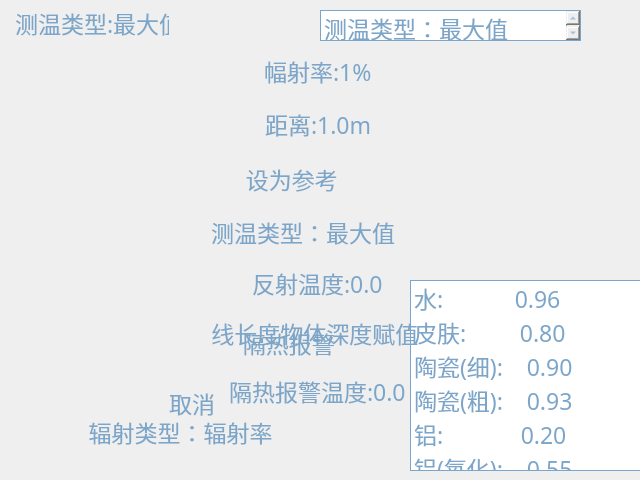
<?xml version="1.0" encoding="UTF-8"?>
<ui version="4.0">
 <class>HpPLREdit</class>
 <widget class="QWidget" name="HpPLREdit">
  <property name="geometry">
   <rect>
    <x>0</x>
    <y>0</y>
    <width>640</width>
    <height>480</height>
   </rect>
  </property>
  <property name="font">
   <font>
    <pointsize>15</pointsize>
   </font>
  </property>
  <property name="windowTitle">
   <string>Form</string>
  </property>
  <property name="autoFillBackground">
   <bool>false</bool>
  </property>
  <property name="styleSheet">
   <string notr="true"/>
  </property>
  <widget class="QFrame" name="frame">
   <property name="geometry">
    <rect>
     <x>0</x>
     <y>0</y>
     <width>640</width>
     <height>480</height>
    </rect>
   </property>
   <property name="font">
    <font>
     <pointsize>15</pointsize>
    </font>
   </property>
   <property name="layoutDirection">
    <enum>Qt::LeftToRight</enum>
   </property>
   <property name="autoFillBackground">
    <bool>false</bool>
   </property>
   <property name="styleSheet">
    <string notr="true">background-image: url(:/res/res/setting_background.png);
/*background-image: url(:/res/res/PreviewBackground.png);*/</string>
   </property>
   <property name="frameShape">
    <enum>QFrame::NoFrame</enum>
   </property>
   <property name="frameShadow">
    <enum>QFrame::Plain</enum>
   </property>
   <widget class="hp_QSpinBoxSet" name="hs_radiance">
    <property name="geometry">
     <rect>
      <x>133</x>
      <y>50</y>
      <width>385</width>
      <height>45</height>
     </rect>
    </property>
    <property name="font">
     <font>
      <family>微软雅黑</family>
      <pointsize>17</pointsize>
     </font>
    </property>
    <property name="focusPolicy">
     <enum>Qt::NoFocus</enum>
    </property>
    <property name="styleSheet">
     <string notr="true">QSpinBox
{
background-color:transparent;

background-image:url(:/res/res/spinbox_text_bg.png);
color:#7CA6C9;
border:0px;
}
QSpinBox::up-button {
	subcontrol-origin:border;
    subcontrol-position:right;
    image: url(:/res/res/right_arrow_n.png);
    width: 40;
    height: 40;       
}
QSpinBox::down-button {
subcontrol-origin:border;
    subcontrol-position:left;
    border-image: url(:/res/res/left_arrow_n.png);
    width: 40;
    height: 40;
}
/*按钮按下样式*/
QSpinBox::up-button:pressed{
	subcontrol-origin:border;
    subcontrol-position:right;
    image: url(:/res/res/right_arrow_s.png);
    width: 40;
    height: 40;       
}
  
QSpinBox::down-button:pressed{
    subcontrol-position:left;
    image: url(:/res/res/left_arrow_s.png);
    width: 40;
    height: 40;
}

QSpinBox::down-arrow:disabled,QSpinBox::down-arrow:off 
{ 
   border-image: url(:/res/res/left_arrow_d.png);
    width: 40;
    height: 40;
}

QSpinBox::up-arrow:disabled,QSpinBox::up-arrow:off 
{ 
   border-image: url(:/res/res/right_arrow_d.png);
    width: 40;
    height: 40;
}
</string>
    </property>
    <property name="alignment">
     <set>Qt::AlignCenter</set>
    </property>
    <property name="accelerated">
     <bool>true</bool>
    </property>
    <property name="suffix">
     <string>%</string>
    </property>
    <property name="prefix">
     <string>幅射率:</string>
    </property>
    <property name="minimum">
     <number>1</number>
    </property>
    <property name="maximum">
     <number>100</number>
    </property>
   </widget>
   <widget class="hp_QDoubleSpinBoxSet" name="hs_distance">
    <property name="geometry">
     <rect>
      <x>133</x>
      <y>103</y>
      <width>385</width>
      <height>45</height>
     </rect>
    </property>
    <property name="font">
     <font>
      <family>微软雅黑</family>
      <pointsize>17</pointsize>
     </font>
    </property>
    <property name="focusPolicy">
     <enum>Qt::NoFocus</enum>
    </property>
    <property name="styleSheet">
     <string notr="true">QDoubleSpinBox
{
background-color:transparent;
color:#7CA6C9;
background-image:url(:/res/res/spinbox_text_bg.png);

border:0px;
}
QDoubleSpinBox::up-button {
	subcontrol-origin:border;
    subcontrol-position:right;
    image: url(:/res/res/right_arrow_n.png);
    width: 40;
    height: 40;       
}
QDoubleSpinBox::down-button {
subcontrol-origin:border;
    subcontrol-position:left;
    border-image: url(:/res/res/left_arrow_n.png);
    width: 40;
    height: 40;
}
/*按钮按下样式*/
QDoubleSpinBox::up-button:pressed{
	subcontrol-origin:border;
    subcontrol-position:right;
    image: url(:/res/res/right_arrow_s.png);
    width: 40;
    height: 40;       
}
  
QDoubleSpinBox::down-button:pressed{
    subcontrol-position:left;
    image: url(:/res/res/left_arrow_s.png);
    width: 40;
    height: 40;
}

QDoubleSpinBox::down-arrow:disabled,QDoubleSpinBox::down-arrow:off 
{ 
   border-image: url(:/res/res/left_arrow_d.png);
    width: 40;
    height: 40;
}

QDoubleSpinBox::up-arrow:disabled,QDoubleSpinBox::up-arrow:off 
{ 
   border-image: url(:/res/res/right_arrow_d.png);
    width: 40;
    height: 40;
}</string>
    </property>
    <property name="alignment">
     <set>Qt::AlignCenter</set>
    </property>
    <property name="accelerated">
     <bool>true</bool>
    </property>
    <property name="prefix">
     <string>距离:</string>
    </property>
    <property name="suffix">
     <string>m</string>
    </property>
    <property name="decimals">
     <number>1</number>
    </property>
    <property name="minimum">
     <double>1.000000000000000</double>
    </property>
    <property name="singleStep">
     <double>0.100000000000000</double>
    </property>
   </widget>
   <widget class="QCheckBox" name="cb_refer">
    <property name="geometry">
     <rect>
      <x>133</x>
      <y>156</y>
      <width>385</width>
      <height>45</height>
     </rect>
    </property>
    <property name="font">
     <font>
      <family>微软雅黑</family>
      <pointsize>17</pointsize>
     </font>
    </property>
    <property name="focusPolicy">
     <enum>Qt::NoFocus</enum>
    </property>
    <property name="layoutDirection">
     <enum>Qt::RightToLeft</enum>
    </property>
    <property name="styleSheet">
     <string notr="true">QCheckBox{
background:transparent;
color:#7CA6C9;
}
QCheckBox::indicator:unchecked {
    image: url(:/res/res/switch_off.png);
	color:#7CA6C9;
}

QCheckBox::indicator:checked {
     image: url(:/res/res/switch_on.png);
	 color:#7CA6C9;
}


</string>
    </property>
    <property name="text">
     <string>设为参考                           </string>
    </property>
    <property name="tristate">
     <bool>false</bool>
    </property>
   </widget>
   <widget class="QComboBox" name="cb_temptype">
    <property name="geometry">
     <rect>
      <x>10</x>
      <y>0</y>
      <width>181</width>
      <height>45</height>
     </rect>
    </property>
    <property name="font">
     <font>
      <family>微软雅黑</family>
      <pointsize>17</pointsize>
     </font>
    </property>
    <property name="focusPolicy">
     <enum>Qt::NoFocus</enum>
    </property>
    <property name="styleSheet">
     <string notr="true">
QComboBox {
	color:#7CA6C9;
border:0px solid;
	background-color: rgba(255, 255, 255, 0);
}

QComboBox QAbstractItemView {
/*    background-color: #0a1a29;*/
background-color:transparent;
    border: 0px solid #7CA6C9;
	color:#7CA6C9;
}



QComboBox:!editable, QComboBox::drop-down:editable {

	color:#7CA6C9;
	background-image:url(:/res/res/combox_bg2.png);
}

/* QComboBox gets the &quot;on&quot; state when the popup is open */
QComboBox:!editable:on, QComboBox::drop-down:editable:on {
	color:#7CA6C9;
	background:transparent;

}

QComboBox:on { /* shift the text when the popup opens */
    padding-top: 0px;
    padding-left: 0px;
	width:40px;
	height:40px;
	color:#7CA6C9;
}

QComboBox::drop-down {
    subcontrol-origin: padding;
    subcontrol-position: right;
width:40px;
height:40px;


    border-top-right-radius: 0px; /* same radius as the QComboBox */
    border-bottom-right-radius: 0px;
}

QComboBox::down-arrow {
    image: url(:/res/res/down_arrow_n.png);

width:40px;
height:40px;
}

QComboBox::down-arrow:on { /* shift the arrow when popup is open */
    top: 0px;
    left: 0px;
}</string>
    </property>
    <property name="duplicatesEnabled">
     <bool>false</bool>
    </property>
    <property name="frame">
     <bool>false</bool>
    </property>
    <item>
     <property name="text">
      <string>测温类型:最大值</string>
     </property>
    </item>
    <item>
     <property name="text">
      <string>测温类型:最小值</string>
     </property>
    </item>
    <item>
     <property name="text">
      <string>测温类型:平均值</string>
     </property>
    </item>
    <item>
     <property name="text">
      <string>测温类型:所有值</string>
     </property>
    </item>
    <item>
     <property name="text">
      <string>测温类型:极差值</string>
     </property>
    </item>
   </widget>
   <widget class="hp_QDoubleSpinBoxSet" name="hs_reflect">
    <property name="geometry">
     <rect>
      <x>133</x>
      <y>262</y>
      <width>385</width>
      <height>45</height>
     </rect>
    </property>
    <property name="font">
     <font>
      <family>微软雅黑</family>
      <pointsize>17</pointsize>
     </font>
    </property>
    <property name="focusPolicy">
     <enum>Qt::NoFocus</enum>
    </property>
    <property name="styleSheet">
     <string notr="true">QDoubleSpinBox
{
background-color:transparent;
color:#7CA6C9;
background-image:url(:/res/res/spinbox_text_bg.png);

border:0px;
}
QDoubleSpinBox::up-button {
	subcontrol-origin:border;
    subcontrol-position:right;
    image: url(:/res/res/right_arrow_n.png);
    width: 40;
    height: 40;       
}
QDoubleSpinBox::down-button {
subcontrol-origin:border;
    subcontrol-position:left;
    border-image: url(:/res/res/left_arrow_n.png);
    width: 40;
    height: 40;
}
/*按钮按下样式*/
QDoubleSpinBox::up-button:pressed{
	subcontrol-origin:border;
    subcontrol-position:right;
    image: url(:/res/res/right_arrow_s.png);
    width: 40;
    height: 40;       
}
  
QDoubleSpinBox::down-button:pressed{
    subcontrol-position:left;
    image: url(:/res/res/left_arrow_s.png);
    width: 40;
    height: 40;
}

QDoubleSpinBox::down-arrow:disabled,QDoubleSpinBox::down-arrow:off 
{ 
   border-image: url(:/res/res/left_arrow_d.png);
    width: 40;
    height: 40;
}

QDoubleSpinBox::up-arrow:disabled,QDoubleSpinBox::up-arrow:off 
{ 
   border-image: url(:/res/res/right_arrow_d.png);
    width: 40;
    height: 40;
}</string>
    </property>
    <property name="frame">
     <bool>false</bool>
    </property>
    <property name="alignment">
     <set>Qt::AlignCenter</set>
    </property>
    <property name="accelerated">
     <bool>true</bool>
    </property>
    <property name="prefix">
     <string>反射温度:</string>
    </property>
    <property name="decimals">
     <number>1</number>
    </property>
    <property name="minimum">
     <double>-1000000000.000000000000000</double>
    </property>
    <property name="maximum">
     <double>10000000000.000000000000000</double>
    </property>
    <property name="singleStep">
     <double>0.100000000000000</double>
    </property>
   </widget>
   <widget class="QToolButton" name="pb_finish">
    <property name="geometry">
     <rect>
      <x>400</x>
      <y>380</y>
      <width>118</width>
      <height>45</height>
     </rect>
    </property>
    <property name="font">
     <font>
      <family>微软雅黑</family>
      <pointsize>17</pointsize>
     </font>
    </property>
    <property name="focusPolicy">
     <enum>Qt::NoFocus</enum>
    </property>
    <property name="autoFillBackground">
     <bool>false</bool>
    </property>
    <property name="styleSheet">
     <string notr="true">QToolButton {
border-image:url(:/res/res/mode_button_n.png);
color:#7CA6C9;
}  

QToolButton:pressed{
border-image:url(:/res/res/mode_button_s.png);
}</string>
    </property>
    <property name="text">
     <string>完成</string>
    </property>
    <property name="autoRaise">
     <bool>true</bool>
    </property>
   </widget>
   <widget class="QToolButton" name="pb_cancle">
    <property name="geometry">
     <rect>
      <x>133</x>
      <y>380</y>
      <width>118</width>
      <height>45</height>
     </rect>
    </property>
    <property name="font">
     <font>
      <family>微软雅黑</family>
      <pointsize>17</pointsize>
     </font>
    </property>
    <property name="focusPolicy">
     <enum>Qt::NoFocus</enum>
    </property>
    <property name="autoFillBackground">
     <bool>false</bool>
    </property>
    <property name="styleSheet">
     <string notr="true">QToolButton {
border-image:url(:/res/res/mode_button_n.png);
color:#7CA6C9;
}  

QToolButton:pressed{
border-image:url(:/res/res/mode_button_s.png);
}</string>
    </property>
    <property name="text">
     <string>取消</string>
    </property>
    <property name="autoRaise">
     <bool>true</bool>
    </property>
   </widget>
   <widget class="QFrame" name="frame_temptype">
    <property name="geometry">
     <rect>
      <x>133</x>
      <y>209</y>
      <width>385</width>
      <height>45</height>
     </rect>
    </property>
    <property name="styleSheet">
     <string notr="true">background-color:transparent;
/*background:transparent;*/
border: 0px solid #7CA6C9;
color:#7CA6C9;</string>
    </property>
    <property name="frameShape">
     <enum>QFrame::StyledPanel</enum>
    </property>
    <property name="frameShadow">
     <enum>QFrame::Raised</enum>
    </property>
    <widget class="QLabel" name="label_temptype_2">
     <property name="geometry">
      <rect>
       <x>0</x>
       <y>0</y>
       <width>340</width>
       <height>45</height>
      </rect>
     </property>
     <property name="font">
      <font>
       <family>微软雅黑</family>
       <pointsize>17</pointsize>
       <weight>50</weight>
       <italic>false</italic>
       <bold>false</bold>
      </font>
     </property>
     <property name="layoutDirection">
      <enum>Qt::LeftToRight</enum>
     </property>
     <property name="styleSheet">
      <string notr="true">/*background-color:transparent;*/
background-image:url(:/res/res/spinbox_text_bg.png);
color:#7CA6C9;
border:0px;</string>
     </property>
     <property name="text">
      <string>测温类型：最大值</string>
     </property>
     <property name="alignment">
      <set>Qt::AlignCenter</set>
     </property>
    </widget>
    <widget class="QLabel" name="label_temptype_3">
     <property name="geometry">
      <rect>
       <x>340</x>
       <y>1</y>
       <width>43</width>
       <height>43</height>
      </rect>
     </property>
     <property name="font">
      <font>
       <family>微软雅黑</family>
       <pointsize>17</pointsize>
      </font>
     </property>
     <property name="styleSheet">
      <string notr="true">background:transparent;
border: 0px solid #7CA6C9;
color:#7CA6C9;
border-image:url(:/res/res/down_arrow_n.png);</string>
     </property>
     <property name="text">
      <string/>
     </property>
    </widget>
   </widget>
   <widget class="QListWidget" name="listWidget_temptype">
    <property name="geometry">
     <rect>
      <x>320</x>
      <y>10</y>
      <width>261</width>
      <height>31</height>
     </rect>
    </property>
    <property name="font">
     <font>
      <family>微软雅黑</family>
      <pointsize>17</pointsize>
     </font>
    </property>
    <property name="layoutDirection">
     <enum>Qt::LeftToRight</enum>
    </property>
    <property name="styleSheet">
     <string notr="true">border: 1px solid #7CA6C9;
color:#7CA6C9;</string>
    </property>
    <item>
     <property name="text">
      <string>测温类型：最大值</string>
     </property>
    </item>
    <item>
     <property name="text">
      <string>测温类型：最小值</string>
     </property>
    </item>
    <item>
     <property name="text">
      <string>测温类型：平均值</string>
     </property>
    </item>
    <item>
     <property name="text">
      <string>测温类型：所有值</string>
     </property>
    </item>
    <item>
     <property name="text">
      <string>测温类型：极差值</string>
     </property>
    </item>
   </widget>
   <widget class="QFrame" name="frame_radiance">
    <property name="geometry">
     <rect>
      <x>10</x>
      <y>410</y>
      <width>385</width>
      <height>44</height>
     </rect>
    </property>
    <property name="styleSheet">
     <string notr="true">background-color:transparent;
/*background:transparent;*/
border: 0px solid #7CA6C9;
color:#7CA6C9;</string>
    </property>
    <property name="frameShape">
     <enum>QFrame::StyledPanel</enum>
    </property>
    <property name="frameShadow">
     <enum>QFrame::Raised</enum>
    </property>
    <widget class="QLabel" name="label_radiance_2">
     <property name="geometry">
      <rect>
       <x>0</x>
       <y>0</y>
       <width>341</width>
       <height>44</height>
      </rect>
     </property>
     <property name="font">
      <font>
       <family>微软雅黑</family>
       <pointsize>17</pointsize>
       <weight>50</weight>
       <italic>false</italic>
       <bold>false</bold>
      </font>
     </property>
     <property name="layoutDirection">
      <enum>Qt::LeftToRight</enum>
     </property>
     <property name="styleSheet">
      <string notr="true">/*background-color:transparent;*/
background-image:url(:/res/res/spinbox_text_bg.png);
color:#7CA6C9;
border:0px;</string>
     </property>
     <property name="text">
      <string>辐射类型：辐射率</string>
     </property>
     <property name="alignment">
      <set>Qt::AlignCenter</set>
     </property>
    </widget>
    <widget class="QLabel" name="label_radiance_3">
     <property name="geometry">
      <rect>
       <x>341</x>
       <y>1</y>
       <width>44</width>
       <height>44</height>
      </rect>
     </property>
     <property name="styleSheet">
      <string notr="true">background:transparent;
border: 0px solid #7CA6C9;
color:#7CA6C9;
border-image:url(:/res/res/down_arrow_n.png);</string>
     </property>
     <property name="text">
      <string/>
     </property>
    </widget>
   </widget>
   <widget class="QCheckBox" name="checkBox_radiance">
    <property name="geometry">
     <rect>
      <x>20</x>
      <y>50</y>
      <width>80</width>
      <height>45</height>
     </rect>
    </property>
    <property name="sizePolicy">
     <sizepolicy hsizetype="Maximum" vsizetype="Fixed">
      <horstretch>0</horstretch>
      <verstretch>0</verstretch>
     </sizepolicy>
    </property>
    <property name="minimumSize">
     <size>
      <width>40</width>
      <height>0</height>
     </size>
    </property>
    <property name="font">
     <font>
      <pointsize>10</pointsize>
      <stylestrategy>PreferAntialias</stylestrategy>
     </font>
    </property>
    <property name="focusPolicy">
     <enum>Qt::NoFocus</enum>
    </property>
    <property name="layoutDirection">
     <enum>Qt::RightToLeft</enum>
    </property>
    <property name="styleSheet">
     <string notr="true">QCheckBox{
background:transparent;
}
QCheckBox::indicator:unchecked {
    image: url(:/res/res/switch_off.png);
}

QCheckBox::indicator:checked {
     image: url(:/res/res/switch_on.png);
}


</string>
    </property>
    <property name="text">
     <string/>
    </property>
    <property name="iconSize">
     <size>
      <width>30</width>
      <height>30</height>
     </size>
    </property>
    <property name="tristate">
     <bool>false</bool>
    </property>
   </widget>
   <widget class="QListWidget" name="listWidget_radiance">
    <property name="geometry">
     <rect>
      <x>410</x>
      <y>280</y>
      <width>281</width>
      <height>191</height>
     </rect>
    </property>
    <property name="font">
     <font>
      <family>微软雅黑</family>
      <pointsize>17</pointsize>
     </font>
    </property>
    <property name="styleSheet">
     <string notr="true">QListWidget
        {
        border: 1px solid #7CA6C9;
        color:#7CA6C9;
        background-image: url(:/res/res/list_background.png);
        border-right-color: 0px;
        }
        QScrollBar:vertical
        {
        border:0px solid #7CA6C9;
        background-color:#32CC99;
        width:25px;
        margin:25 0 25 0px;
        }
        QScrollBar::handle:vertical
        {
        background-color: rgb(83, 166, 249);
        border:1px solid #7CA6C9;
        }
        QScrollBar::add-line:vertical
        {
        border:0px solid #7CA6C9;
        background-color:transparent;
        width:25px;
        height:25px;
        subcontrol-position:bottom;
        subcontrol-origin:margin;
        border-image: url(:/res/res/m_down_arrow_s.png);
        }
        QScrollBar::sub-line:vertical
        {
        border:0px solid #7CA6C9;
        background-color:transparent;
        width:25px;
        height:25px;
        subcontrol-position:top;
        subcontrol-origin:margin;
        border-image: url(:/res/res/m_up_arrow_s.png);
        }QScrollBar::up-arrow:vertical,QScrollBar::down-arrow:vertical
        {
        border:0px;
        width:25px;
        height:25px;
        }
        QScrollBar::add-page:vertical
        {
        background-color:transparent;
        }
        QScrollBar::sub-page:vertical
        {
        background-color:transparent;
        }</string>
    </property>
    <item>
     <property name="text">
      <string>水:            0.96</string>
     </property>
    </item>
    <item>
     <property name="text">
      <string>皮肤:         0.80</string>
     </property>
    </item>
    <item>
     <property name="text">
      <string>陶瓷(细):    0.90</string>
     </property>
    </item>
    <item>
     <property name="text">
      <string>陶瓷(粗):    0.93</string>
     </property>
    </item>
    <item>
     <property name="text">
      <string>铝:             0.20</string>
     </property>
    </item>
    <item>
     <property name="text">
      <string>铝(氧化):    0.55</string>
     </property>
    </item>
    <item>
     <property name="text">
      <string>黄铜:          0.22</string>
     </property>
    </item>
    <item>
     <property name="text">
      <string>黄铜(氧化): 0.61</string>
     </property>
    </item>
    <item>
     <property name="text">
      <string>铜(深度氧化):0.78</string>
     </property>
    </item>
    <item>
     <property name="text">
      <string>铁(氧化):    0.74</string>
     </property>
    </item>
    <item>
     <property name="text">
      <string>铁(生锈):    0.65</string>
     </property>
    </item>
    <item>
     <property name="text">
      <string>铸铁(氧化): 0.64 </string>
     </property>
    </item>
    <item>
     <property name="text">
      <string>铸铁:          0.21</string>
     </property>
    </item>
    <item>
     <property name="text">
      <string>镍(氧化):    0.37</string>
     </property>
    </item>
    <item>
     <property name="text">
      <string>钢(氧化):    0.79</string>
     </property>
    </item>
    <item>
     <property name="text">
      <string>不锈钢(氧化):0.85</string>
     </property>
    </item>
    <item>
     <property name="text">
      <string>碳(烟尘):    0.95</string>
     </property>
    </item>
    <item>
     <property name="text">
      <string>碳(石墨):    0.98</string>
     </property>
    </item>
    <item>
     <property name="text">
      <string>漆(白色):    0.92</string>
     </property>
    </item>
    <item>
     <property name="text">
      <string>漆(黑色):    0.97</string>
     </property>
    </item>
    <item>
     <property name="text">
      <string>油漆:         0.94</string>
     </property>
    </item>
    <item>
     <property name="text">
      <string>纸:             0.93</string>
     </property>
    </item>
    <item>
     <property name="text">
      <string>沙土:          0.90</string>
     </property>
    </item>
    <item>
     <property name="text">
      <string>混凝土:       0.92</string>
     </property>
    </item>
   </widget>
   <widget class="QCheckBox" name="cb_linedepth">
    <property name="geometry">
     <rect>
      <x>130</x>
      <y>310</y>
      <width>385</width>
      <height>45</height>
     </rect>
    </property>
    <property name="font">
     <font>
      <family>微软雅黑</family>
      <pointsize>17</pointsize>
     </font>
    </property>
    <property name="focusPolicy">
     <enum>Qt::NoFocus</enum>
    </property>
    <property name="layoutDirection">
     <enum>Qt::RightToLeft</enum>
    </property>
    <property name="styleSheet">
     <string notr="true">QCheckBox{
background:transparent;
color:#7CA6C9;
}
QCheckBox::indicator:unchecked {
    image: url(:/res/res/switch_off.png);
	color:#7CA6C9;
}

QCheckBox::indicator:checked {
     image: url(:/res/res/switch_on.png);
	 color:#7CA6C9;
}


</string>
    </property>
    <property name="text">
     <string>线长度物体深度赋值             </string>
    </property>
    <property name="tristate">
     <bool>false</bool>
    </property>
   </widget>
   <widget class="hp_QDoubleSpinBoxSet" name="hs_rectTemp">
    <property name="geometry">
     <rect>
      <x>133</x>
      <y>370</y>
      <width>385</width>
      <height>45</height>
     </rect>
    </property>
    <property name="font">
     <font>
      <family>微软雅黑</family>
      <pointsize>17</pointsize>
     </font>
    </property>
    <property name="focusPolicy">
     <enum>Qt::NoFocus</enum>
    </property>
    <property name="styleSheet">
     <string notr="true">QDoubleSpinBox
{
background-color:transparent;
color:#7CA6C9;
background-image:url(:/res/res/spinbox_text_bg.png);

border:0px;
}
QDoubleSpinBox::up-button {
	subcontrol-origin:border;
    subcontrol-position:right;
    image: url(:/res/res/right_arrow_n.png);
    width: 40;
    height: 40;       
}
QDoubleSpinBox::down-button {
subcontrol-origin:border;
    subcontrol-position:left;
    border-image: url(:/res/res/left_arrow_n.png);
    width: 40;
    height: 40;
}
/*按钮按下样式*/
QDoubleSpinBox::up-button:pressed{
	subcontrol-origin:border;
    subcontrol-position:right;
    image: url(:/res/res/right_arrow_s.png);
    width: 40;
    height: 40;       
}
  
QDoubleSpinBox::down-button:pressed{
    subcontrol-position:left;
    image: url(:/res/res/left_arrow_s.png);
    width: 40;
    height: 40;
}

QDoubleSpinBox::down-arrow:disabled,QDoubleSpinBox::down-arrow:off 
{ 
   border-image: url(:/res/res/left_arrow_d.png);
    width: 40;
    height: 40;
}

QDoubleSpinBox::up-arrow:disabled,QDoubleSpinBox::up-arrow:off 
{ 
   border-image: url(:/res/res/right_arrow_d.png);
    width: 40;
    height: 40;
}</string>
    </property>
    <property name="frame">
     <bool>false</bool>
    </property>
    <property name="alignment">
     <set>Qt::AlignCenter</set>
    </property>
    <property name="accelerated">
     <bool>true</bool>
    </property>
    <property name="prefix">
     <string>隔热报警温度:</string>
    </property>
    <property name="decimals">
     <number>1</number>
    </property>
    <property name="minimum">
     <double>-1000000000.000000000000000</double>
    </property>
    <property name="maximum">
     <double>10000000000.000000000000000</double>
    </property>
    <property name="singleStep">
     <double>0.100000000000000</double>
    </property>
   </widget>
   <widget class="QCheckBox" name="cb_rectTemp">
    <property name="geometry">
     <rect>
      <x>130</x>
      <y>320</y>
      <width>385</width>
      <height>45</height>
     </rect>
    </property>
    <property name="font">
     <font>
      <family>微软雅黑</family>
      <pointsize>17</pointsize>
     </font>
    </property>
    <property name="focusPolicy">
     <enum>Qt::NoFocus</enum>
    </property>
    <property name="layoutDirection">
     <enum>Qt::RightToLeft</enum>
    </property>
    <property name="styleSheet">
     <string notr="true">QCheckBox{
background:transparent;
color:#7CA6C9;
}
QCheckBox::indicator:unchecked {
    image: url(:/res/res/switch_off.png);
}

QCheckBox::indicator:checked {
    image: url(:/res/res/switch_on.png);
}</string>
    </property>
    <property name="text">
     <string>隔热报警                           </string>
    </property>
    <property name="tristate">
     <bool>false</bool>
    </property>
   </widget>
  </widget>
 </widget>
 <customwidgets>
  <customwidget>
   <class>hp_QDoubleSpinBoxSet</class>
   <extends>QDoubleSpinBox</extends>
   <header location="global">hp_qdoublespinboxset.h</header>
  </customwidget>
  <customwidget>
   <class>hp_QSpinBoxSet</class>
   <extends>QSpinBox</extends>
   <header>hp_qspinboxset.h</header>
  </customwidget>
 </customwidgets>
 <resources/>
 <connections/>
</ui>
